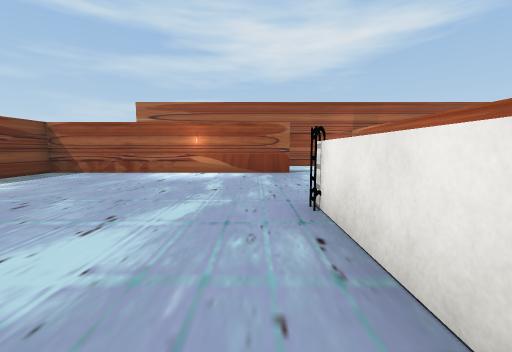
View 1 (above)

16 first-person views from a walk through a scene from a Unity 3-D project. The camera is 1.5 m above the floor, tilts 6° down and sees 90° across. Doors are open. The floor is counted in squares, 2 m on a side. Each view is taken from the middle of a square. On the plan, view 1 faces up. The plan holds only what a view shows up to about 9 squares ahead; the rest is blank. The place goes on beyond the plan. The player character is not drawn. Some animated figures are left out. Some surface patterns are stand-ins.

View 2
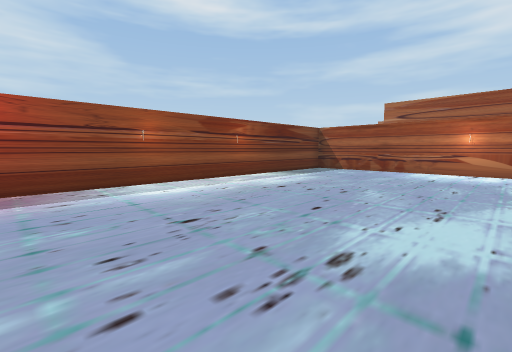

View 3
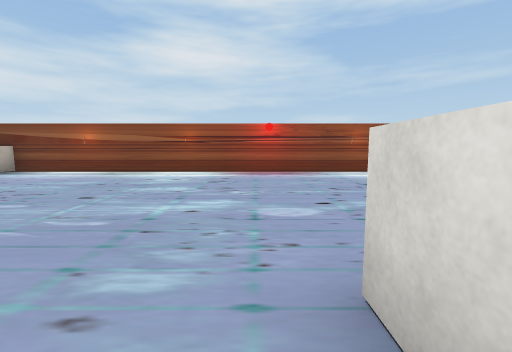

View 4
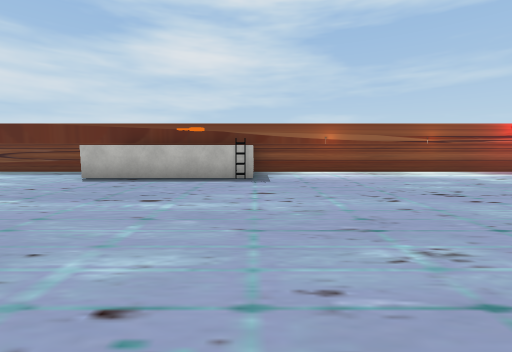

View 5
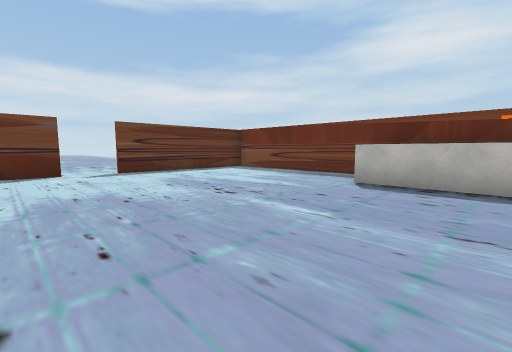

View 6
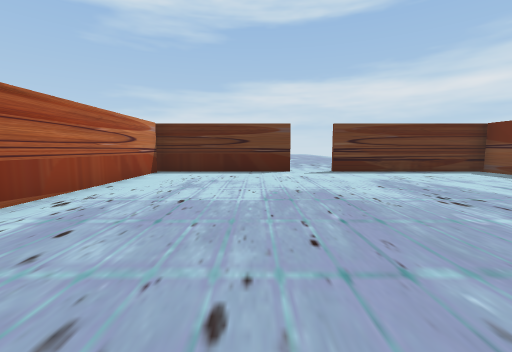

View 7
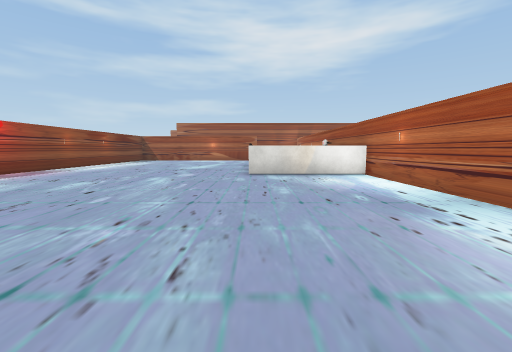

View 8
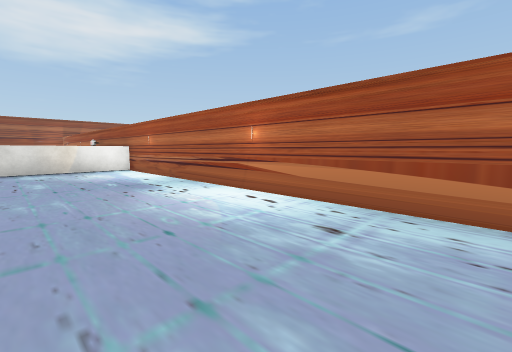

View 9
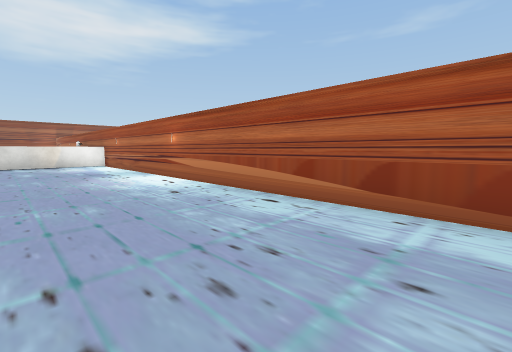

View 10
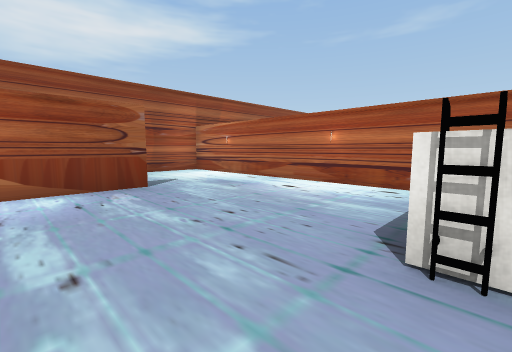

View 11
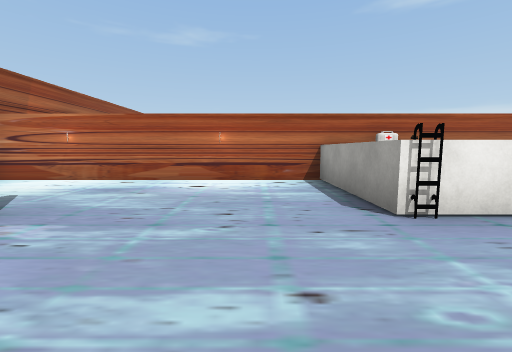

View 12
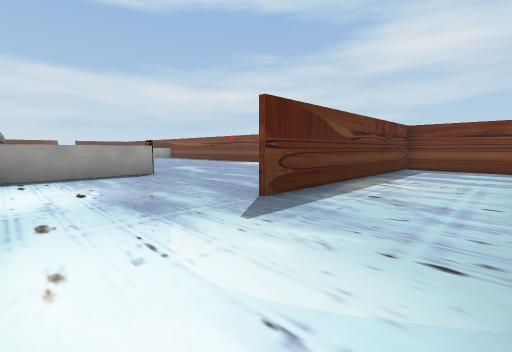

View 13
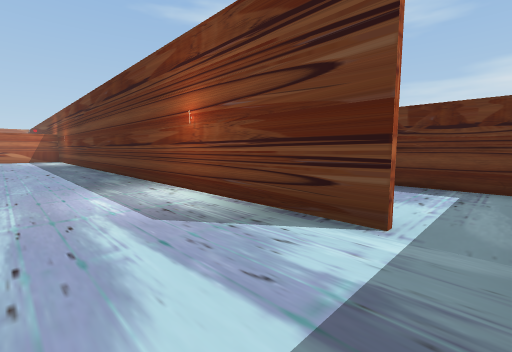

View 14
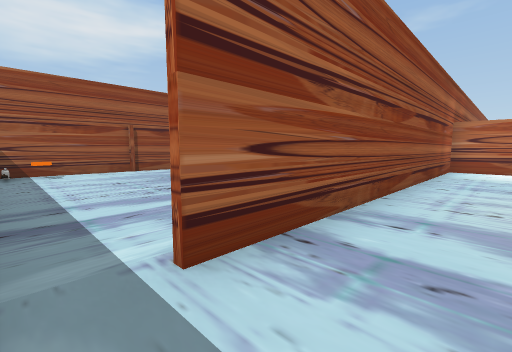

View 15
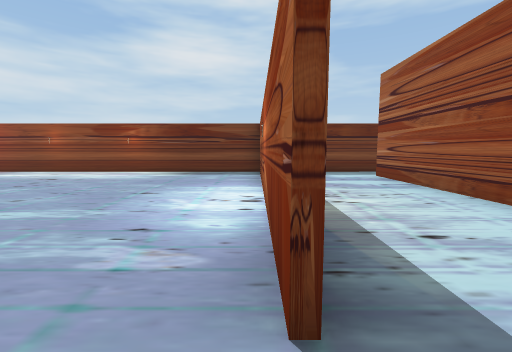

View 16
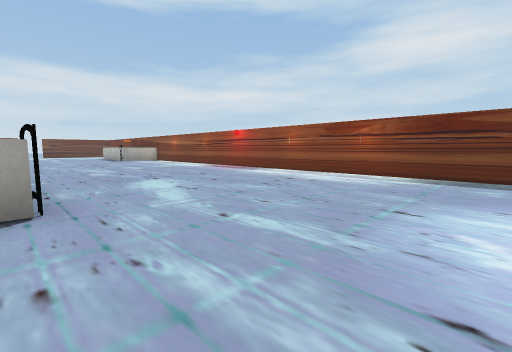

### Floor plan
Points are (right, up) in squares from view 1. A wall is a line through its corners. A room is listed if a view was taken in it or the views show most of it. See-through windows are left out.
Room 1 (views 1, 2, 3, 4, 5, 6, 7, 8, 9, 10, 11, 12, 14, 15, 16)
walls: (0.8, 0.6) (0.8, 2.6); (-4.4, -10) (-4.4, -14.5); (1.4, 3.4) (4.2, 3.4) (4.2, 11.4) (-5.2, 11.4); (-6.6, -15.2) (-6.6, -20.6) (-1.5, -20.6); (1.1, 8.1) (-6.6, 8.1); (-6.1, 8.3) (1.1, 8.3); (-0.2, -20.6) (4.2, -20.6) (4.2, -1.5) (0.8, -1.5); (-6.6, 12.1) (-6.6, -10.1) (-5, -10.1)
ways out: open door at (-6, 11.5) to room 2; open door at (-0.5, -21)
objects: ladder (-4, -10); ladder (1, 3)
Room 2 (view 13)
walls: (-2.2, 19.1) (-6.1, 19.1); (-5.2, 11.5) (4.4, 11.5)
ways out: open door at (-6, 11.5) to room 1
objects: other object (-6, 18); other object (-5, 18)

Where each view was taken, in squares from view 1:
view 1: 0 up, 0 right, facing up
view 2: 1 down, 1 left, facing up-left
view 3: 2 down, 2 right, facing left
view 4: 10 down, 2 right, facing left
view 5: 12 down, 1 right, facing down-left
view 6: 12 down, 1 right, facing down
view 7: 9 down, 1 right, facing up
view 8: 11 down, 1 right, facing up-right
view 9: 14 down, 1 right, facing up-right
view 10: 3 up, 1 left, facing up-right
view 11: 5 up, 2 left, facing right
view 12: 11 up, 4 right, facing down-left
view 13: 14 up, 6 left, facing down-right
view 14: 10 up, 6 left, facing up-right
view 15: 8 up, 2 right, facing left
view 16: 7 up, 1 right, facing down-left
